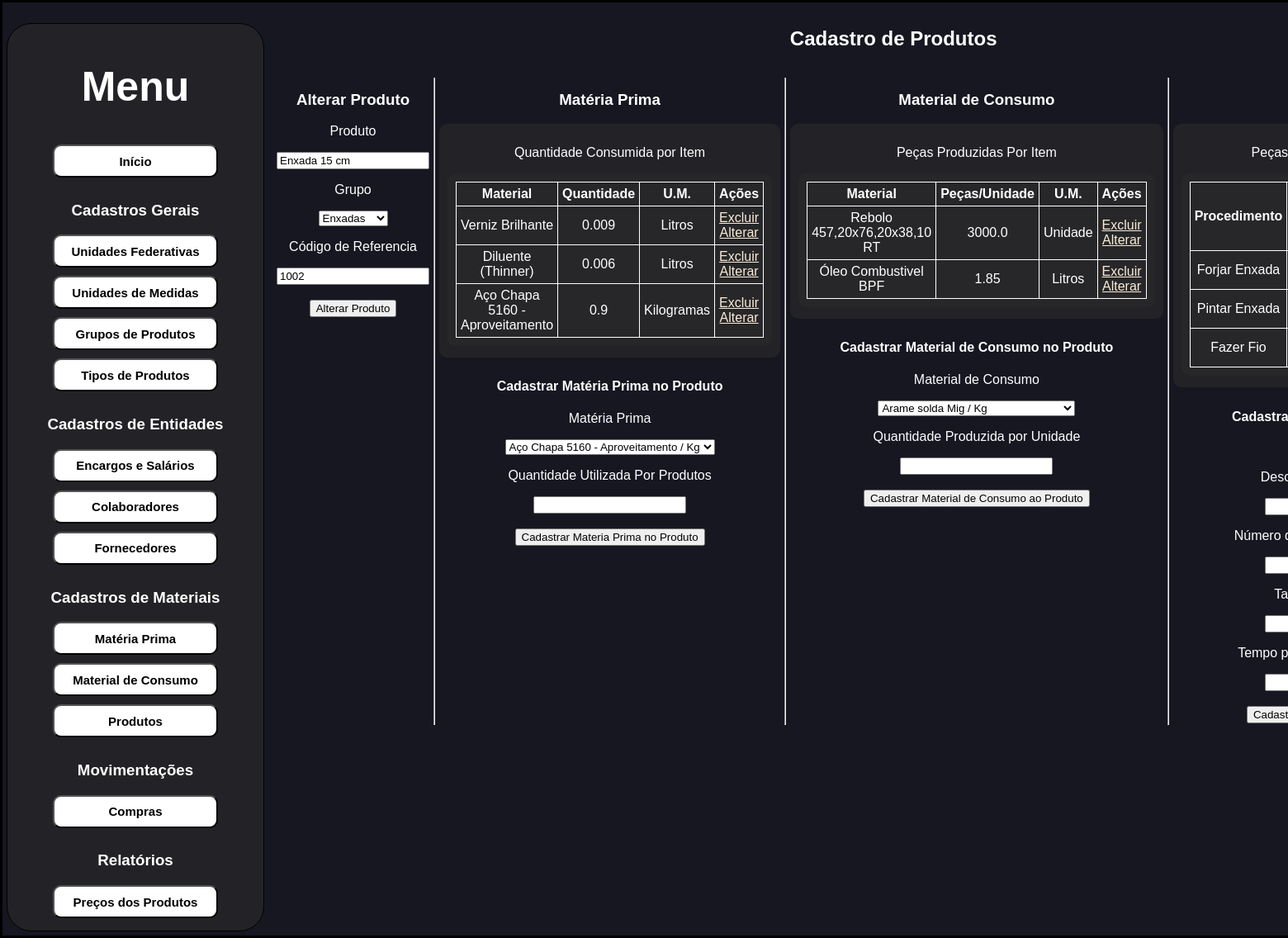
Page /cadastros_de_materiais_produtos_update/1 on the committed database.
### BDconfig.py (models this page shows, shortened)
class DB_PROD(db.Model):
    ID = db.Column(db.Integer, primary_key=True)
    COD = db.Column(db.String(20), nullable=True)
    NAME = db.Column(db.String(200), nullable=False)
    ID_BD_GROUP = db.Column(db.Integer, nullable=False)
    DATE_CREATED = db.Column(db.DateTime, default=datetime.utcnow)

class DB_MP(db.Model):
    ID = db.Column(db.Integer, primary_key=True)
    NAME = db.Column(db.String(200), nullable=False)
    ID_BD_MEASURES = db.Column(db.Integer, nullable=False)
    IPI = db.Column(db.Float, default=0.0)
    DATE_CREATED = db.Column(db.DateTime, default=datetime.utcnow)

class DB_PROD_MP(db.Model):
    ID = db.Column(db.Integer, primary_key=True)
    ID_BD_PROD = db.Column(db.Integer, nullable=False)
    ID_BD_MP = db.Column(db.Integer, nullable=False)
    QUANTITY = db.Column(db.Float, nullable=False)
    DATE_CREATED = db.Column(db.DateTime, default=datetime.utcnow)

class DB_MEASURES(db.Model):
    ID = db.Column(db.Integer, primary_key=True)
    NAME = db.Column(db.String(200), nullable=False)
    ABREVIATION = db.Column(db.String(10), nullable=False)
    DATE_CREATED = db.Column(db.DateTime, default=datetime.utcnow)

class DB_MC(db.Model):
    ID = db.Column(db.Integer, primary_key=True)
    NAME = db.Column(db.String(200), nullable=False)
    ID_BD_MEASURES = db.Column(db.Integer, nullable=False)
    IPI = db.Column(db.Float, default=0.0)
    DIFAL = db.Column(db.Float, default=0.0)
    DATE_CREATED = db.Column(db.DateTime, default=datetime.utcnow)

class DB_PROD_MC(db.Model):
    ID = db.Column(db.Integer, primary_key=True)
    ID_BD_PROD = db.Column(db.Integer, nullable=False)
    ID_BD_MC = db.Column(db.Integer, nullable=False)
    QUANTITY = db.Column(db.Float, nullable=False)
    DATE_CREATED = db.Column(db.DateTime, default=datetime.utcnow)

class DB_PROD_MO(db.Model):
    ID = db.Column(db.Integer, primary_key=True)
    ID_BD_PROD = db.Column(db.Integer, nullable=False)
    NAME = db.Column(db.String(200), nullable=False)
    WORKERS_QUANTITY = db.Column(db.Integer, nullable=False)
    LOT_AMMOUNT = db.Column(db.Integer, nullable=False)
    TIME_TO_PRODUCE = db.Column(db.Integer, nullable=False)
    DATE_CREATED = db.Column(db.DateTime, default=datetime.utcnow)

### industriafeliz.py (the view)
@app.route('/cadastros_de_materiais_produtos_update/<int:ID>', methods=['GET', 'POST'])
def cadastros_de_materiais_produtos_update(ID):
    product = data.DB_PROD.query.get_or_404(ID)
    products_mp = data.DB_PROD_MP.query.order_by(data.DB_PROD_MP.ID).all()
    products_mo = data.DB_PROD_MO.query.order_by(data.DB_PROD_MO.ID).all()
    products_mc = data.DB_PROD_MC.query.order_by(data.DB_PROD_MC.ID).all()
    groups = data.DB_GROUP.query.order_by(data.DB_GROUP.NAME).all()
    measures = data.DB_MEASURES.query.order_by(data.DB_MEASURES.NAME).all()
    mps = data.DB_MP.query.order_by(data.DB_MP.NAME).all()
    mcs = data.DB_MC.query.order_by(data.DB_MC.NAME).all()
    prods = data.DB_PROD.query.all()
    if request.method == 'POST':
        product.NAME = request.form['name']
        product.ID_BD_GROUP = request.form['id_bd_group']
        product.COD = request.form['cod']
        for prod in prods:
            if product.NAME.lower() in prod.NAME.lower() and product.NAME.lower() == prod.NAME.lower() and prod.ID != ID:
                return_link = '/cadastros_de_materiais_produtos'
                error_name = 'Esse produto ja foi cadastrado!'
                return render_template('/erro.html',return_link=return_link ,error_name=error_name)
        try:
            db.session.commit()
            return redirect('/cadastros_de_materiais_produtos')
        except:
            error_name = 'Ocorreu um erro ao alterar o produto!'
            return_link = '/cadastros_de_materiais_produtos_cadastros'
            return redirect('/erro.html', return_link=return_link, error_name=error_name)
    else:
        return render_template(f'cadastros_materiais/cadastro_produtos_update.html', product=product, groups=groups, mps=mps, mcs=mcs, measures=measures,
                               products_mo=products_mo, products_mc=products_mc, products_mp=products_mp, get_db_mp=uful.get_db_mp, get_db_mc=uful.get_db_mc
                               ,  get_product_measure=uful.get_product_measure, get_measureabv=uful.get_measureabv)

### UsefulFunctions.py (called while the page is built)
def get_db_mc(id_bd_mc):
    db_mc = data.DB_MC.query.filter_by(ID=id_bd_mc).first()
    return db_mc

def get_db_mp(id_bd_mp):
    db_mp = data.DB_MP.query.filter_by(ID=id_bd_mp).first()
    return db_mp

def get_measureabv(measure_id):
    measure = data.DB_MEASURES.query.filter_by(ID=measure_id).first()
    return measure.ABREVIATION if measure else None

def get_product_measure(product_id, product_type_id):
    measure_id = get_product_info(product_id, product_type_id).ID_BD_MEASURES
    measure = data.DB_MEASURES.query.filter_by(ID=measure_id).first()
    return measure

def get_product_info(product_id, product_type_id):
    if product_type_id == 1:
        product = data.DB_MP.query.filter_by(ID=product_id).first()
    elif product_type_id == 2:
        product = data.DB_MC.query.filter_by(ID=product_id).first()
    else:
        product = None
    return product

### templates/cadastros_materiais/cadastro_produtos_update.html (shortened to what this page needs)
{% extends 'standard.html' %}
{% block body %}
<section>
        <h1>Cadastro de Produtos</h1>
        <div class="">
            <section class="">
                <h1>Alterar Produto</h1>
                <form action="/cadastros_de_materiais_produtos_update/{{ product.ID }}" method="POST">
                    <p>Produto</p>
                    <input type="text" name="name" id="name" value="{{ product.NAME }}" maxlength="200" autocomplete="off" required>
                    <p>Grupo</p>
                    <select name="id_bd_group" id="id_bd_group" required>
                        {% for group in groups %}
                            {% if group.ID == product.ID_BD_GROUP %}
                                <option value="{{ group.ID }}" > {{ group.NAME }}</option>
                            {% endif %}
                        {% endfor %}
                    </select>
                    <p>Código de Referencia</p>
                    <input type="text" name="cod" id="cod" value="{{ product.COD }}" maxlength="20" autocomplete="off" >
                    <br>
                    <br>
                    <input class="bt" type="submit" value="Alterar Produto">
                </form>
            </section>
            <hr></hr>
            <section>
                <h1> Matéria Prima </h1>
                <section class="tabelas">
                    <p>Quantidade Consumida por Item</p>
                    <table class="tabela">
                        <tr>
                            <th>Material</th>
                            <th>Quantidade</th>
                            <th>U.M.</th>
                            <th>Ações</th>
                        </tr>
                        {% for product_mp in products_mp %}
                        <tr>
                            {% if product_mp.ID_BD_PROD == product.ID %}
                                {% set product_measure = get_product_measure(product_mp.ID_BD_MP, 1) %}
                                <td>{{ get_db_mp(product_mp.ID_BD_MP).NAME }}</td>
                                <td>{{ product_mp.QUANTITY }}</td>
                                <td>{{ product_measure.NAME }}
                                <td>
                                    <a href="/cadastros_de_materiais_produtos_deletar_mp/{{product.ID}}/{{product_mp.ID}}">Excluir</a>
                                    <a href="/cadastros_de_materiais_produtos_alterar_mp/{{product.ID}}/{{product_mp.ID}}">Alterar</a>
                                </td>
                            {% endif %}
                        </tr>
                        {% endfor %}
                    </table>
                </section>
                <section class="format">
                    <h1>Cadastrar Matéria Prima no Produto</h1>
                    <form action="/cadastros_de_materiais_produtos_cadastros_mp/{{ product.ID }}" method="POST">
                        <p>Matéria Prima</p>
                        <select name="id_bd_mp" id="id_bd_mp" required>
                            {% for mp in mps %}
                                <option value="{{ mp.ID }}" > {{ mp.NAME }} / {{ get_measureabv(mp.ID_BD_MEASURES) }}</option>
                            {% endfor %}
                        </select>
                        <p>Quantidade Utilizada Por Produtos</p>
                        <input type="number" name="quantity" id="quantity" step="0.001" min="0.00" autocomplete="off" required>
                        <br>
                        <br>
                        <input type="submit" value="Cadastrar Materia Prima no Produto">
                    </form>
                </section>
            </section>
            <hr></hr>
            <section>
                <h1> Material de Consumo </h1>
                <section class="tabelas">
                    <p>Peças Produzidas Por Item</p>
                    <table class="tabela">
                        <tr>
                            <th>Material</th>
                            <th>Peças/Unidade</th>
                            <th>U.M.</th>
                            <th>Ações</th>
                        </tr>
                        {% for product_mc in products_mc %}
                        <tr>
                            {% if product_mc.ID_BD_PROD == product.ID %}
                                {% set product_measure = get_product_measure(product_mc.ID_BD_MC, 2) %}
                                <td>{{ get_db_mc(product_mc.ID_BD_MC).NAME }}</td>
                                <td>{{ product_mc.QUANTITY }}</td>
                                <td>{{ product_measure.NAME }}
                                <td>
                                    <a href="/cadastros_de_materiais_produtos_deletar_mc/{{product.ID}}/{{product_mc.ID}}">Excluir</a>
                                    <a href="/cadastros_de_materiais_produtos_alterar_mc/{{product.ID}}/{{product_mc.ID}}">Alterar</a>
                                </td>
                            {% endif %}
                        </tr>
                        {% endfor %}
                    </table>
                </section>
                <section class="format">
                    <h1>Cadastrar Material de Consumo no Produto</h1>
                    <form action="/cadastros_de_materiais_produtos_cadastros_mc/{{ product.ID }}" method="POST">
                        <p>Material de Consumo</p>
                        <select name="id_bd_mc" id="id_bd_mc" required>
                            {% for mc in mcs %}
                                <option value="{{ mc.ID }}" > {{ mc.NAME }} / {{ get_measureabv(mc.ID_BD_MEASURES) }}</option>
                            {% endfor %}
                        </select>
                        <p>Quantidade Produzida por Unidade</p>
                        <input type="number" name="quantity" id="quantity" step="0.01" min="0" autocomplete="off" required>
                        <br>
                        <br>
                        <input type="submit" value="Cadastrar Material de Consumo ao Produto">
                    </form>
                </section>
            </section>
            <hr></hr>
            <section>
                <h1> Mão de Obra </h1>
                <section class="tabelas">
                    <p>Peças Produzidas Por Minutos</p>
                    <table class="tabela">
                        <tr>
                            <th>Procedimento</th>
                        </tr>
                        {% for product_mo in products_mo %}
                            {% if product_mo.ID_BD_PROD == product.ID %}
                                <tr>
                                    <td>{{ product_mo.NAME }}</td>
                                </tr>
                            {% endif %}
                        {% endfor %}
                    </table>
                </section>
                <section class="format">
                    <h1>Cadastrar Mão de Obra no Produto</h1>
                    <form action="/cadastros_de_materiais_produtos_cadastros_mo/{{ product.ID }}" method="POST">
                        <p>Mão de Obra</p>
                        <p>Descrição do Procedimento</p>
                        <input type="text" name="name" id="name" maxlength="200" autocomplete="off" required>
                        <p>Número de Operadores Necessários</p>
                        <input type="number" name="workers_quantity" id="workers_quantity" step="1" min="0" autocomplete="off" required>
                        <p>Tamanho do Lote (pçs)</p>
                        <input type="number" name="lot_ammount" id="quantity" step="0.01" min="0" autocomplete="off" required>
                        <p>Tempo para Produzir um Lote (min)</p>
                        <input type="number" name="time_to_produce" id="time_to_produce" step="0.01" min="0" autocomplete="off" required>
                        <br>
                        <br>
                        <input type="submit" value="Cadastrar Materia Prima no Produto">
                    </form>
                </section>
            </section>
        </div>
</section>
{% endblock %}

### static/css/style.css (style rules this page uses)
* { font-family: "Montserrat", sans-serif; }
body { border: solid black; width: 100%; display: flex; background-color: rgb(23, 23, 34); padding: 5px; margin: 0; color: white; }
section { display: block; text-align: center; padding: 5px; }
div { display: flex; padding: 5px; line-height: normal; }
.format { justify-content:center; gap: 10px; align-items: center; }
.tabelas { text-align: center; border-radius: 10px; background-color: #2b2b2b9f; padding: 10px; border-collapse: collapse; }
.tabelas table { display: inline-block; margin: 0 auto; }
.tabela { border-radius: 10px; background-color: #2b2b2b9f; padding: 10px; border-collapse: collapse; }
.tabela th { border: white 1px solid; border-radius: 5px; padding: 5px; }
.tabela td { border: white 1px solid; border-radius: 5px; padding: 5px; }
a { color: antiquewhite; }

### rows in the picture
DB_PROD: name "Enxada 15 cm", cod "1002"
DB_PROD_MP: QUANTITY "0.009"
DB_MP: NAME "Verniz Brilhante"
DB_MEASURES: NAME "Litros"
DB_PROD_MP: QUANTITY "0.006"
DB_MP: NAME "Diluente (Thinner)"
DB_PROD_MP: QUANTITY "0.9"
DB_MP: NAME "Aço Chapa 5160 - Aproveitamento"
DB_MEASURES: NAME "Kilogramas"
DB_PROD_MC: QUANTITY "3000.0"
DB_MC: NAME "Rebolo 457,20x76,20x38,10 RT"
DB_MEASURES: NAME "Unidade"
DB_PROD_MC: QUANTITY "1.85"
DB_MC: NAME "Óleo Combustivel BPF"
DB_PROD_MO: NAME "Forjar Enxada"
DB_PROD_MO: NAME "Pintar Enxada"
DB_PROD_MO: NAME "Fazer Fio"

### other values in the picture
form field id_bd_group "Enxadas"
form field id_bd_mp "Aço Chapa 5160 - Aproveitamento / Kg"
form field id_bd_mc "Arame solda Mig / Kg"
